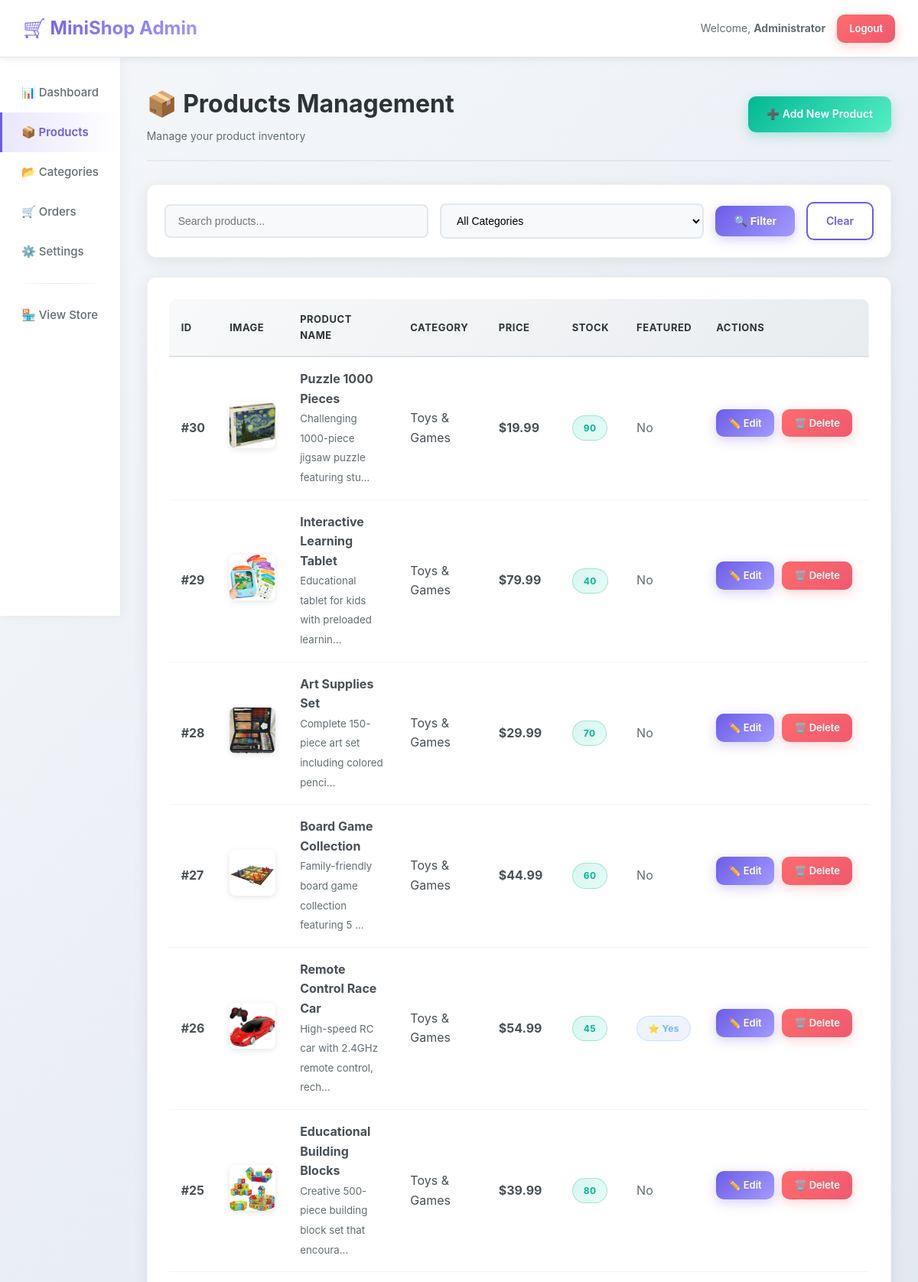
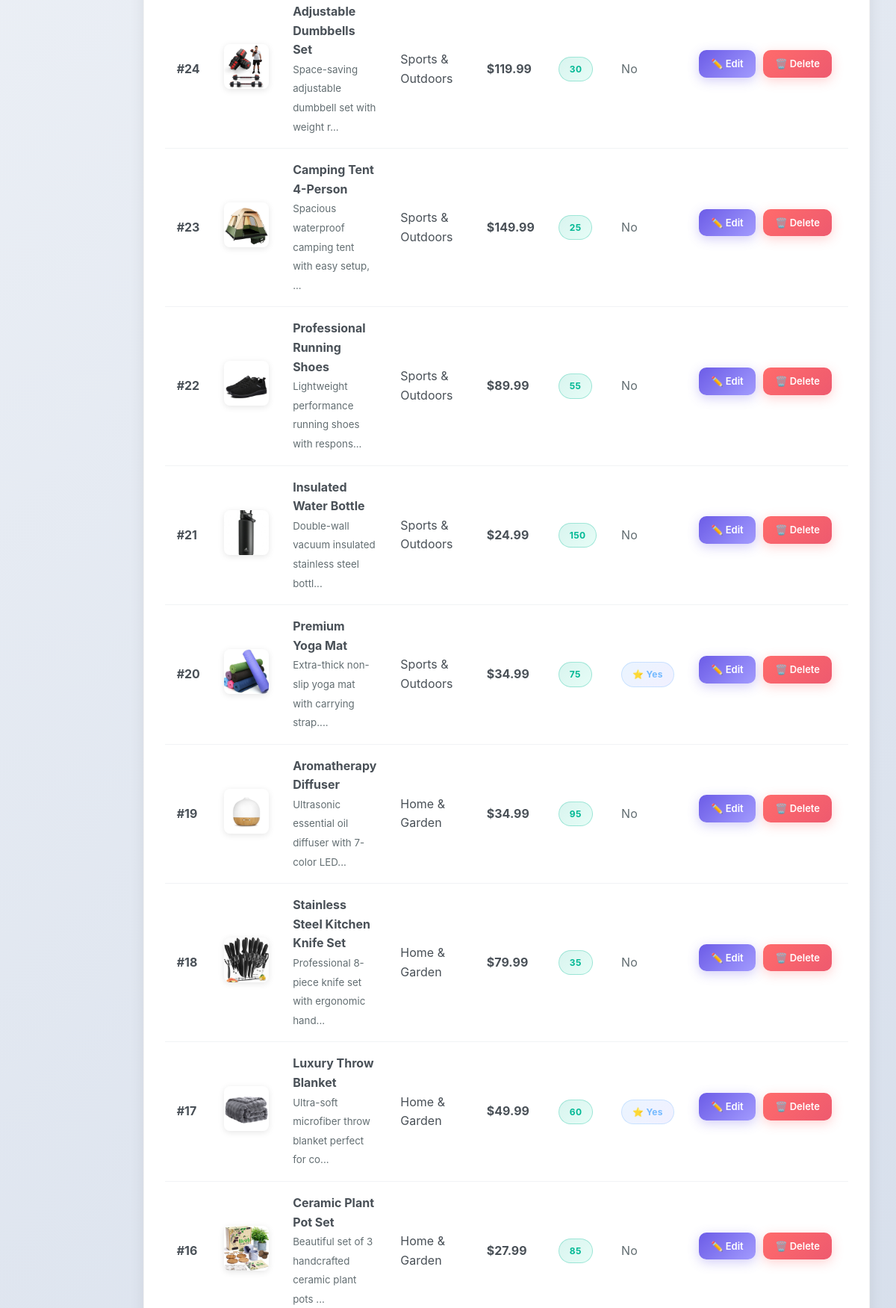
Page /admin/products.php (signed in, upper part) on the committed database (2 pictures, top to bottom).
### tables this page shows
CREATE TABLE IF NOT EXISTS products (
    id INT(11) NOT NULL AUTO_INCREMENT,
    category_id INT(11) NOT NULL,
    name VARCHAR(200) NOT NULL,
    price DECIMAL(10, 2) NOT NULL,
    description TEXT,
    image VARCHAR(255) DEFAULT 'placeholder.jpg',
    stock INT(11) NOT NULL DEFAULT 0,
    featured TINYINT(1) DEFAULT 0 COMMENT '1 = featured on homepage, 0 = not featured',
    created_at TIMESTAMP DEFAULT CURRENT_TIMESTAMP,
    PRIMARY KEY (id),
    FOREIGN KEY (category_id) REFERENCES categories(id) ON DELETE CASCADE
);

CREATE TABLE IF NOT EXISTS categories (
    id INT(11) NOT NULL AUTO_INCREMENT,
    name VARCHAR(100) NOT NULL,
    PRIMARY KEY (id)
);

### admin/products.php (the view, shortened to what this page needs)
<?php
include '../config/db.php';
$search = isset($_GET['search']) ? trim($_GET['search']) : '';
$params = array();
$types = '';
$sql = "SELECT p.*, c.name as category_name
        FROM products p
        LEFT JOIN categories c ON p.category_id = c.id";
$sql .= " ORDER BY p.id DESC";
if (!empty($params)) {
    $stmt = $conn->prepare($sql);
    $stmt->bind_param($types, ...$params);
    $stmt->execute();
    $result = $stmt->get_result();
} else {
    $result = $conn->query($sql);
}
include 'includes/header.php';
?>
<div class="page-header">
    <div>
        <h1>📦 Products Management</h1>
        <p>Manage your product inventory</p>
    </div>
    <a href="product_add.php" class="btn btn-success">
        ➕ Add New Product
    </a>
</div>
<div class="filters-panel">
    <form method="GET" action="products.php" class="filter-form">
        <div class="filter-group">
            <input
                type="text"
                name="search"
                placeholder="Search products..."
                class="form-control"
                value="<?php echo htmlspecialchars($search); ?>"
            >
        </div>
        <div class="filter-group">
            <select name="category" class="form-control">
                <option value="0">All Categories</option>
            </select>
        </div>
        <button type="submit" class="btn btn-primary">🔍 Filter</button>
        <a href="products.php" class="btn btn-outline">Clear</a>
    </form>
</div>
<div class="panel">
    <div class="table-responsive">
        <table class="data-table">
            <thead>
                <tr>
                    <th>ID</th>
                    <th>Image</th>
                    <th>Product Name</th>
                    <th>Category</th>
                    <th>Price</th>
                    <th>Stock</th>
                    <th>Featured</th>
                    <th>Actions</th>
                </tr>
            </thead>
            <tbody>
                <?php if ($result->num_rows > 0): ?>
                    <?php while ($product = $result->fetch_assoc()): ?>
                    <tr>
                        <td><strong>#<?php echo $product['id']; ?></strong></td>
                        <td>
                            <img
                                src="../assets/images/<?php echo htmlspecialchars($product['image']); ?>"
                                alt="<?php echo htmlspecialchars($product['name']); ?>"
                                class="product-thumb"
                                onerror="this.src='../assets/images/placeholder.jpg'"
                            >
                        </td>
                        <td>
                            <strong><?php echo htmlspecialchars($product['name']); ?></strong>
                            <br>
                            <small class="text-muted">
                                <?php echo substr(htmlspecialchars($product['description']), 0, 50); ?>...
                            </small>
                        </td>
                        <td><?php echo htmlspecialchars($product['category_name']); ?></td>
                        <td><strong>$<?php echo number_format($product['price'], 2); ?></strong></td>
                        <td>
                            <?php if ($product['stock'] < 10): ?>
                                <span class="badge badge-warning"><?php echo $product['stock']; ?></span>
                            <?php elseif ($product['stock'] == 0): ?>
                                <span class="badge badge-danger">Out of Stock</span>
                            <?php else: ?>
                                <span class="badge badge-success"><?php echo $product['stock']; ?></span>
                            <?php endif; ?>
                        </td>
                        <td>
                            <?php if ($product['featured'] == 1): ?>
                                <span class="badge badge-info">⭐ Yes</span>
                            <?php else: ?>
                                <span class="text-muted">No</span>
                            <?php endif; ?>
                        </td>
                        <td class="actions-cell">
                            <a href="product_edit.php?id=<?php echo $product['id']; ?>"
                               class="btn btn-sm btn-primary"
                               title="Edit">
                                ✏️ Edit
                            </a>
                            <a href="product_delete.php?id=<?php echo $product['id']; ?>"
                               class="btn btn-sm btn-danger"
                               title="Delete"
                               onclick="return confirm('Are you sure you want to delete this product?')">
                                🗑️ Delete
                            </a>
                        </td>
                    </tr>
                    <?php endwhile; ?>
                <?php endif; ?>
            </tbody>
        </table>
    </div>
</div>
<?php
include 'includes/footer.php';
?>

### admin/assets/css/admin.css (style rules this page uses)
* { margin: 0; padding: 0; box-sizing: border-box; }
:root { --primary: #6C5CE7; --primary-light: #A29BFE; --success: #00B894; --success-light: #55EFC4; --danger: #FF6B6B; --warning: #FDCB6E; --info: #74B9FF; --dark: #2D3436; --darker: #1e272e; --light: #DFE6E9; --white: #FFFFFF; --sidebar-width: 260px; --border-radius: 12px; --transition: all 0.3s cubic-bezier(0.4, 0, 0.2, 1); }
body { font-family: 'Inter', 'Segoe UI', -apple-system, BlinkMacSystemFont, sans-serif; background: linear-gradient(135deg, #f5f7fa 0%, #c3cfe2 100%); color: #333; line-height: 1.6; }
.btn { display: inline-block; padding: 12px 24px; border: none; border-radius: 10px; font-size: 14px; font-weight: 600; cursor: pointer; text-decoration: none; transition: var(--transition); text-align: center; position: relative; overflow: hidden; }
.btn::before { content: ''; position: absolute; top: 50%; left: 50%; width: 0; height: 0; border-radius: 50%; background: rgba(255,255,255,0.3); transform: translate(-50%, -50%); transition: width 0.6s, height 0.6s; }
.btn-primary { background: linear-gradient(135deg, var(--primary) 0%, var(--primary-light) 100%); color: white; box-shadow: 0 4px 15px rgba(108, 92, 231, 0.3); }
.btn-success { background: linear-gradient(135deg, var(--success) 0%, var(--success-light) 100%); color: white; box-shadow: 0 4px 15px rgba(0, 184, 148, 0.3); }
.btn-danger { background: linear-gradient(135deg, var(--danger) 0%, #ee5a6f 100%); color: white; box-shadow: 0 4px 15px rgba(255, 107, 107, 0.3); }
.btn-outline { background: white; color: var(--primary); border: 2px solid var(--primary); box-shadow: 0 2px 8px rgba(108, 92, 231, 0.15); }
.btn-sm { padding: 8px 16px; font-size: 13px; }
.page-header { display: flex; justify-content: space-between; align-items: center; margin-bottom: 30px; padding-bottom: 20px; border-bottom: 2px solid rgba(0,0,0,0.05); }
.page-header h1 { margin: 0; font-size: 32px; color: var(--dark); font-weight: 700; }
.page-header p { margin: 5px 0 0 0; color: #636e72; font-size: 14px; }
.panel, .dashboard-panel { background: white; padding: 28px; border-radius: var(--border-radius); box-shadow: 0 4px 20px rgba(0,0,0,0.08); margin-bottom: 25px; border: 1px solid rgba(0,0,0,0.05); }
.table-responsive { overflow-x: auto; margin-bottom: 20px; border-radius: 10px; }
.data-table { width: 100%; border-collapse: separate; border-spacing: 0; }
.data-table thead { background: linear-gradient(135deg, #f8f9fa 0%, #e9ecef 100%); }
.data-table th { padding: 16px; text-align: left; font-weight: 700; color: var(--dark); font-size: 13px; text-transform: uppercase; letter-spacing: 0.5px; border-bottom: 2px solid #dee2e6; }
.data-table td { padding: 16px; border-bottom: 1px solid #f1f3f5; color: #495057; }
.data-table tbody tr { transition: var(--transition); }
.product-thumb { width: 60px; height: 60px; object-fit: cover; border-radius: 8px; background: #f8f9fa; box-shadow: 0 2px 8px rgba(0,0,0,0.1); }
.form-control { width: 100%; padding: 12px 16px; border: 2px solid #e1e8ed; border-radius: 8px; font-size: 14px; transition: var(--transition); background: #f8f9fa; }
select.form-control { cursor: pointer; }
.filters-panel { background: white; padding: 22px; border-radius: var(--border-radius); box-shadow: 0 4px 20px rgba(0,0,0,0.08); margin-bottom: 25px; border: 1px solid rgba(0,0,0,0.05); }
.filter-form { display: flex; gap: 15px; flex-wrap: wrap; align-items: center; }
.filter-group { flex: 1; min-width: 200px; }
.badge { display: inline-block; padding: 6px 14px; border-radius: 20px; font-size: 12px; font-weight: 700; letter-spacing: 0.3px; }
.badge-success { background: linear-gradient(135deg, rgba(0, 184, 148, 0.15) 0%, rgba(85, 239, 196, 0.15) 100%); color: var(--success); border: 1px solid rgba(0, 184, 148, 0.3); }
.badge-info { background: linear-gradient(135deg, rgba(116, 185, 255, 0.15) 0%, rgba(162, 155, 254, 0.15) 100%); color: var(--info); border: 1px solid rgba(116, 185, 255, 0.3); }
.actions-cell { white-space: nowrap; }
.actions-cell .btn { margin-right: 6px; margin-bottom: 6px; }
.text-muted { color: #636e72 !important; }

### rows in the picture
products: id "30", image (picture), name "Puzzle 1000 Pieces", description "Challenging 1000-piece jigsaw puzzle featuring stu", category.name "Toys & Games", price "19.99", stock "90", featured "No"
products: id "29", image (picture), name "Interactive Learning Tablet", description "Educational tablet for kids with preloaded learnin", category.name "Toys & Games", price "79.99", stock "40", featured "No"
products: id "28", image (picture), name "Art Supplies Set", description "Complete 150-piece art set including colored penci", category.name "Toys & Games", price "29.99", stock "70", featured "No"
products: id "27", image (picture), name "Board Game Collection", description "Family-friendly board game collection featuring 5", category.name "Toys & Games", price "44.99", stock "60", featured "No"
products: id "26", image (picture), name "Remote Control Race Car", description "High-speed RC car with 2.4GHz remote control, rech", category.name "Toys & Games", price "54.99", stock "45", featured "⭐ Yes"
products: id "25", image (picture), name "Educational Building Blocks", description "Creative 500-piece building block set that encoura", category.name "Toys & Games", price "39.99", stock "80", featured "No"
products: id "24", image (picture), name "Adjustable Dumbbells Set", description "Space-saving adjustable dumbbell set with weight r", category.name "Sports & Outdoors", price "119.99", stock "30", featured "No"
products: id "23", image (picture), name "Camping Tent 4-Person", description "Spacious waterproof camping tent with easy setup,", category.name "Sports & Outdoors", price "149.99", stock "25", featured "No"
products: id "22", image (picture), name "Professional Running Shoes", description "Lightweight performance running shoes with respons", category.name "Sports & Outdoors", price "89.99", stock "55", featured "No"
products: id "21", image (picture), name "Insulated Water Bottle", description "Double-wall vacuum insulated stainless steel bottl", category.name "Sports & Outdoors", price "24.99", stock "150", featured "No"
products: id "20", image (picture), name "Premium Yoga Mat", description "Extra-thick non-slip yoga mat with carrying strap.", category.name "Sports & Outdoors", price "34.99", stock "75", featured "⭐ Yes"
products: id "19", image (picture), name "Aromatherapy Diffuser", description "Ultrasonic essential oil diffuser with 7-color LED", category.name "Home & Garden", price "34.99", stock "95", featured "No"
products: id "18", image (picture), name "Stainless Steel Kitchen Knife Set", description "Professional 8-piece knife set with ergonomic hand", category.name "Home & Garden", price "79.99", stock "35", featured "No"
products: id "17", image (picture), name "Luxury Throw Blanket", description "Ultra-soft microfiber throw blanket perfect for co", category.name "Home & Garden", price "49.99", stock "60", featured "⭐ Yes"
products: id "16", image (picture), name "Ceramic Plant Pot Set", description "Beautiful set of 3 handcrafted ceramic plant pots", category.name "Home & Garden", price "27.99", stock "85", featured "No"

### other values in the picture
$admin['full_name'] "Administrator"
